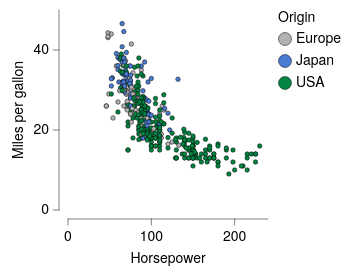

Express this chart as Vega-Lite.
### Vega-Lite specification from a JSON file in a GitHub repository (floating-point values rounded to 4 significant figures; data arrays with more than 128 entries replaced by an {"elided": "..."} marker saying what was removed)
{"background": null, "config": {"arc": {"fill": "#DBDBDB", "fillOpacity": 1.0, "innerRadius": 25.0, "padAngle": 0.03, "stroke": "black", "strokeOpacity": 1, "strokeWidth": 0.25}, "area": {"fill": "#DBDBDB", "fillOpacity": 1.0, "stroke": "black", "strokeOpacity": 1, "strokeWidth": 0.25}, "axis": {"domain": true, "domainCap": "round", "domainColor": "black", "domainWidth": 0.25, "grid": false, "gridCap": "round", "gridColor": "#F1F1F1", "gridDash": [0, 0], "gridOpacity": 1.0, "gridWidth": 0.25, "labelColor": "black", "labelFont": "Helvetica Neue, HelveticaNeue, Helvetica, Arial, sans-serif", "labelFontSize": 7, "labelFontStyle": "normal", "labelFontWeight": 400, "offset": 4.5, "ticks": true, "tickCap": "round", "tickColor": "black", "tickRound": false, "tickSize": 3, "tickWidth": 0.25, "titleColor": "black", "titleFont": "Helvetica Neue, HelveticaNeue, Helvetica, Arial, sans-serif", "titleFontSize": 7, "titleFontStyle": "normal", "titleFontWeight": 400}, "axisX": {"domain": true, "labelAlign": "center", "labelAngle": 0, "labels": true, "ticks": true, "translate": 0}, "axisY": {"domain": true, "labelAlign": "right", "labelAngle": 0, "labels": true, "ticks": true, "translate": 0}, "axisRight": {"domain": true, "labelAlign": "left", "labelAngle": 0, "labels": true, "ticks": true, "translate": 0}, "axisTop": {"domain": true, "labelAlign": "center", "labelAngle": 0, "labels": true, "ticks": true, "translate": 0}, "axisBand": {"tickOffset": 0}, "bar": {"fill": "#DBDBDB", "fillOpacity": 1.0, "stroke": "black", "strokeOpacity": 1, "strokeWidth": 0.25}, "boxplot": {"size": 9.0, "ticks": {"cornerRadius": 0.25, "fill": "black", "opacity": 1, "size": 4.5, "thickness": 0.25}, "box": {"fillOpacity": 1.0, "stroke": "black", "strokeOpacity": 1, "strokeWidth": 0.25}, "median": {"cornerRadius": 0, "fill": "black", "fillOpacity": 1.0, "opacity": 1, "size": 9.0, "thickness": 0.25}, "rule": {"fill": "black", "fillOpacity": 1.0, "size": 10.0, "stroke": "black", "strokeDash": [0, 0], "strokeOpacity": 1, "strokeWidth": 0.25}, "outliers": {"color": "black", "fill": "black", "fillOpacity": 1.0, "size": 0, "stroke": "black", "strokeOpacity": 1, "strokeWidth": 0.25}}, "circle": {"fill": "black", "fillOpacity": 1.0, "size": 1.25, "stroke": null, "strokeOpacity": 1, "strokeWidth": 0.25}, "errorband": {"band": {"fillOpacity": 0.6, "stroke": null, "strokeWidth": 0.25, "strokeOpacity": 1}, "borders": {"opacity": 0, "strokeOpacity": 0.25, "strokeWidth": 1}}, "errorbar": {"opacity": 1, "rule": {"strokeDash": [0, 0], "strokeWidth": 0.25}, "ticks": {"color": "black", "cornerRadius": 0.125, "opacity": 1, "size": 6.0, "thickness": 0.25}, "thickness": 0.25}, "font": "Helvetica Neue, HelveticaNeue, Helvetica, Arial, sans-serif", "geoshape": {"fill": "#DBDBDB", "fillOpacity": 1.0, "stroke": "black", "strokeOpacity": 1, "strokeWidth": 0.25}, "header": {"labelColor": "black", "labelFont": "Helvetica Neue, HelveticaNeue, Helvetica, Arial, sans-serif", "labelFontSize": 7, "labelFontStyle": "normal", "labelFontWeight": 400, "titleColor": "black", "titleFont": "Helvetica Neue, HelveticaNeue, Helvetica, Arial, sans-serif", "titleFontSize": 7, "titleFontStyle": "normal", "titleFontWeight": 400, "titlePadding": 0}, "legend": {"disable": false, "offset": 4.5, "titlePadding": 4, "labelOffset": 2, "gradientLabelOffset": 2, "gradientLength": 50.0, "gradientThickness": 5.0, "gradientOpacity": 1.0, "gradientStrokeColor": "black", "gradientStrokeWidth": 0.25, "labelColor": "black", "labelFont": "Helvetica Neue, HelveticaNeue, Helvetica, Arial, sans-serif", "labelFontSize": 7, "labelFontStyle": "normal", "labelFontWeight": 400, "strokeColor": "black", "strokeWidth": 0, "symbolSize": 42, "symbolStrokeColor": "black", "symbolStrokeWidth": 0.25, "titleColor": "black", "titleFont": "Helvetica Neue, HelveticaNeue, Helvetica, Arial, sans-serif", "titleFontSize": 7, "titleFontStyle": "normal", "titleFontWeight": 400}, "line": {"color": "black", "stroke": "black", "strokeCap": "butt", "strokeDash": [0, 0], "strokeOpacity": 1, "strokeWidth": 0.5}, "point": {"filled": true, "fill": "#DBDBDB", "fillOpacity": 1.0, "size": 5.0, "stroke": "black", "strokeOpacity": 1, "strokeWidth": 0.25}, "range": {"category": ["#B2B2B2", "#4A7CD3", "#008542", "#664CAF", "#509F98", "#636363", "#284F93", "#005226", "#382864", "#285753"], "diverging": {"scheme": ["#443E60", "#5F597E", "#7C759B", "#9994B6", "#B7B4CC", "#D6D5DC", "#F6F6F6", "#D1DAD9", "#A4C2BF", "#7AA9A4", "#578E89", "#37736E", "#1B5954"]}, "heatmap": {"scheme": ["#440154", "#472270", "#433E82", "#38598C", "#2C728E", "#238A8D", "#24A086", "#39B578", "#5DC862", "#96D646", "#CAE02D", "#FDE724"]}, "ordinal": {"scheme": ["#F1F1F1", "#DBDBDB", "#C6C6C6", "#B2B2B2", "#9D9D9D", "#898989", "#767676", "#636363", "#515151", "#404040", "#2F2F2F", "#1F1F1F"]}, "ramp": {"scheme": ["#440154", "#472270", "#433E82", "#38598C", "#2C728E", "#238A8D", "#24A086", "#39B578", "#5DC862", "#96D646", "#CAE02D", "#FDE724"]}}, "rule": {"color": "black", "stroke": "black", "strokeCap": "round", "strokeDash": [2, 2], "strokeOpacity": 1, "strokeWidth": 0.25}, "scale": {"barBandPaddingInner": 0.1, "rectBandPaddingInner": 0, "tickBandPaddingInner": 0.1, "bandPaddingOuter": 0.1, "bandWithNestedOffsetPaddingInner": 0.2, "bandWithNestedOffsetPaddingOuter": 0.2, "offsetBandPaddingInner": 0, "offsetBandPaddingOuter": 0, "round": false}, "rect": {"fill": "#DBDBDB", "fillOpacity": 1.0, "stroke": "black", "strokeOpacity": 1, "strokeWidth": 0.25}, "square": {"fill": "#DBDBDB", "fillOpacity": 1.0, "size": 10.0, "stroke": "black", "strokeOpacity": 1, "strokeWidth": 0.25}, "text": {"color": "black", "font": "Helvetica Neue, HelveticaNeue, Helvetica, Arial, sans-serif", "fontSize": 7, "fontStyle": "normal", "fontWeight": 400}, "tick": {"color": "black", "cornerRadius": 0.125, "opacity": 1.0, "size": 9.0, "thickness": 0.25}, "title": {"anchor": "middle", "frame": "group", "color": "black", "font": "Helvetica Neue, HelveticaNeue, Helvetica, Arial, sans-serif", "fontSize": 7, "fontStyle": "normal", "fontWeight": 400, "subtitleColor": "black", "subtitleFont": "Helvetica Neue, HelveticaNeue, Helvetica, Arial, sans-serif", "subtitleFontSize": "Helvetica Neue, HelveticaNeue, Helvetica, Arial, sans-serif", "subtitleFontStyle": "normal", "subtitleFontWeight": 400}, "trail": {"color": "black", "opacity": 1, "size": 0.5}, "view": {"continuousWidth": 100, "continuousHeight": 100, "discreteWidth": 100, "discreteHeight": 100, "fill": null, "stroke": null, "strokeWidth": 0.25}}, "data": {"name": "data-7285c4e2e195e5a75737a34913199f5f"}, "mark": {"type": "point"}, "encoding": {"color": {"field": "Origin", "type": "nominal"}, "x": {"field": "Horsepower", "type": "quantitative"}, "y": {"field": "Miles_per_Gallon", "title": "Miles per gallon", "type": "quantitative"}}, "$schema": "https://vega.github.io/schema/vega-lite/v6.4.1.json", "datasets": {"data-7285c4e2e195e5a75737a34913199f5f": {"elided": "392 records"}}}
